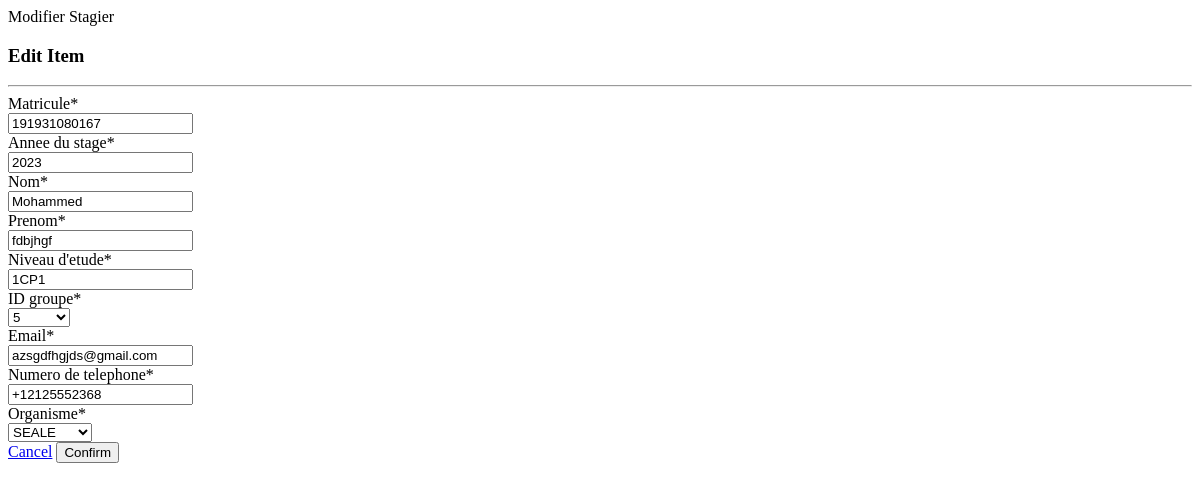
The page /Stagier/edit/191931080167/ (signed in) on the database as committed earlier.
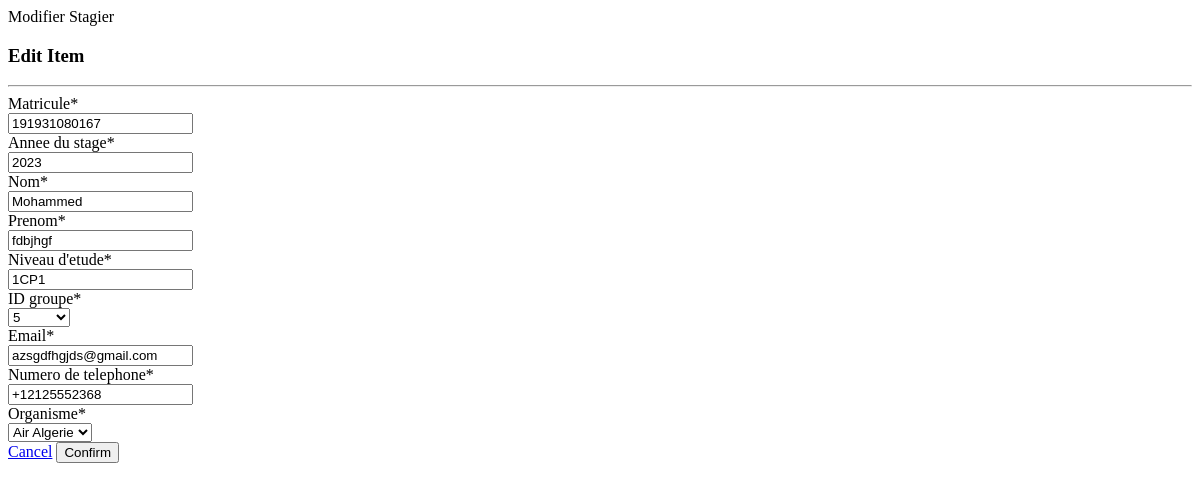
The same page on the database as committed later.
### gestionnaire/models.py (models this page shows, shortened)
class Stagier(models.Model):
    matricule = models.CharField("Matricule",max_length=12,primary_key=True)
    anneeStage = models.CharField("Annee du stage",max_length=12)
    nomStagier = models.CharField("Nom",max_length=120)
    prenomStagier = models.CharField("Prenom",max_length=120)
    niveauDetude = models.CharField("Niveau d'etude",max_length=80)
    idGroupe = models.ForeignKey(Groupe, on_delete=models.CASCADE, verbose_name="ID groupe")
    emailStagier = models.EmailField("email",max_length=100)
    numeroTelephoneStagier = PhoneNumberField("Numero de telephone",unique = False, null = False, blank = False)
    idOrganisme=models.ForeignKey(Organisme, on_delete=models.CASCADE, verbose_name="Organisme")

### gestionnaire/views.py (the view)
# urls.py: path('Stagier/edit/<int:pk>/', views.StagierEdit, name='dashboard-Stagier-edit'),
@login_required(login_url='user-login')
def StagierEdit(request, pk):
    item = Stagier.objects.get(matricule=pk)
    if request.method == 'POST':
        form = StagierForm(request.POST, instance=item)
        if form.is_valid():
            form.save()
            return redirect('dashboard-Stagier')
    else:
        form = StagierForm(instance=item)
    context = {
         'item': item,
        'form': form,
    }
    return render(request, 'dashboard/Stagier_edit.html', context)

### gestionnaire/forms.py
class StagierForm (forms.ModelForm ):
    class Meta:
        model = Stagier
        fields = '__all__'

### gestionnaire/models.py (called while the page is built)
    def __str__(self):
        return f'{self.nomOrganisme}'

    def __str__(self):
        return f'{self.id}'

### gestionnaire/templates/dashboard/Stagier_edit.html (shortened to what this page needs)
{% load crispy_forms_tags %}
{% block content %}
<div class="row my-4">
    <div class="col-md-6 offset-md-3 p-3 bg-white">
        <h3>Edit Item</h3>
        <hr>
        <form method="POST" action="{% url 'dashboard-Stagier-edit' item.matricule %}">
            {{ form|crispy }}
            <a class="btn btn-secondary btn-sm" href="{% url 'dashboard-Stagier' %}">Cancel</a>
            <input class="btn btn-info" type="submit" value="Confirm">
        </form>
    </div>
</div>
{% endblock %}

Rows that differ between the two databases and show on the page:
changed Stagier "Mohammed": idOrganisme "SEALE" → "Air Algerie"
